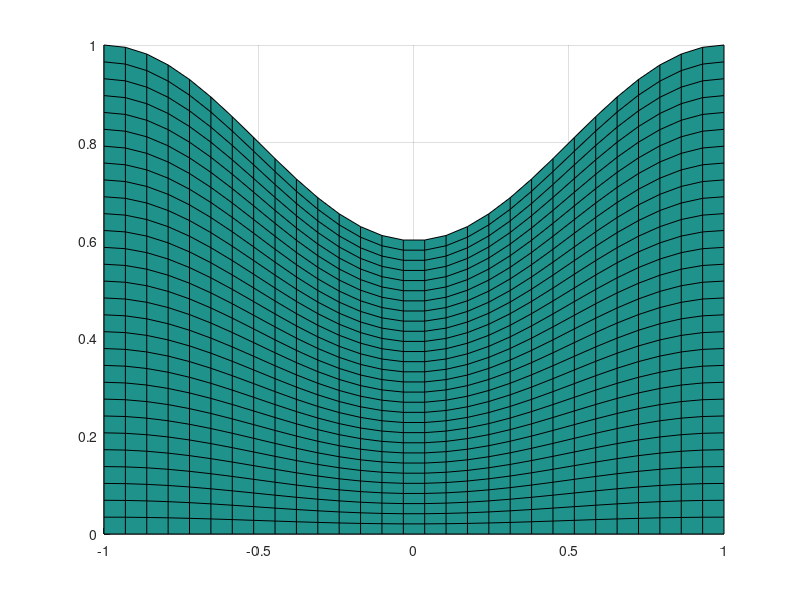

Source code (MATLAB):
clear all
close all
clc

a = 0.2;

nn = 30;

xi  = linspace(-1,1,nn)'*ones(1,nn);
eta = xi';

x = xi;
y = ((1-a)-a*cos(pi*xi)).*(1-eta)/2;

surf(x,y,zeros(nn))
view([0 0 1])
